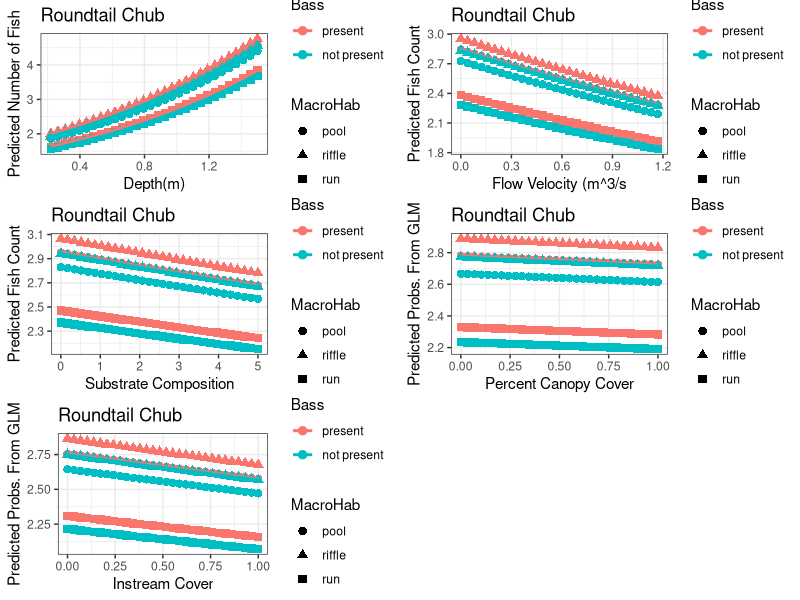

Reproduce this figure in R. (Note: this script raises an error after producing the figure.)
# Christopher Jenney
# Fossil Creek Data Analysis
#2021-05-08

# Logistic Regression with all variables included. 
dir.create("LOGIT_5_9")

data <- read.csv("FishAboveandBelow.csv")
data$Above <- factor(data$Above)
data$Location <-factor(data$Location)
data$Velo <- abs(data$Velo)
data$InstreamCover <- data$InstreamCover/100
library(ggplot2)
library(dplyr)
#Roundtail Chub
#Make a dataset of just RTC
Roundtail.Data.Abund <- data %>% 
  select(Location, Above, Depth, Velo, Substrate,
         PercentCover, InstreamCover, MacroHab, RoundtailChub.Abund) %>% 
  filter(RoundtailChub.Abund > 0)


#Run the GLM with the full model
library(MASS)
RTC_glm.nb <- glm.nb(RoundtailChub.Abund ~ Depth + Velo + Substrate + PercentCover + InstreamCover + MacroHab + Above,
                     data = Roundtail.Data.Abund)
summary(RTC_glm.nb)
confint(RTC_glm.nb)

# Create a GLM Prediction Figure


Cov1_pred_data_1 <- expand.grid(Above=c(0,1),MacroHab=c("pool","riffle", "run"),
                                Depth= seq(min(Roundtail.Data.Abund$Depth),max(Roundtail.Data.Abund$Depth),
                                           length.out=30))

Cov1_pred_data_1$Above<-factor(Cov1_pred_data_1$Above)

Cov1_pred_data_1$Velo <- mean(Roundtail.Data.Abund$Velo)

Cov1_pred_data_1$Substrate <- mean(Roundtail.Data.Abund$Substrate)

Cov1_pred_data_1$PercentCover <- mean(Roundtail.Data.Abund$PercentCover)

Cov1_pred_data_1$InstreamCover <- mean(Roundtail.Data.Abund$InstreamCover)


Preds_Cov1_1 <- predict(RTC_glm.nb, newdata=Cov1_pred_data_1,
                        
                        type='link',se.fit=T) # To get the SE’s on the link scale



Cov1_pred_data_1$Pred <-exp(Preds_Cov1_1$fit)


plt <- ggplot(data = Cov1_pred_data_1, aes(x = Depth, y = Pred, 
                                           color = Above,
                                           shape = MacroHab)) + 
  geom_point(size = 2.5) + 
  scale_fill_manual(values=c("blue", "cyan4")) + 
  geom_smooth(method = "glm", se = F,
              method.args = list(family = "poisson"))



plot_depth <- plt + xlab("Depth(m)") + ylab("Predicted Number of Fish") + scale_color_discrete(name = "Bass", labels = c("present", "not present"))

plot_depth <- plot_depth + theme_bw() + ggtitle("Roundtail Chub")   


## RTC Flow Velocity
#
#
#

RTC_glm.nb <- glm.nb(RoundtailChub.Abund ~ Depth + Velo + Substrate + PercentCover + InstreamCover + MacroHab + Above,
                     data = Roundtail.Data.Abund)

# Create a GLM Prediction Figure

Cov1_pred_data_2 <- expand.grid(Above=c(0,1),MacroHab=c("pool","riffle", "run"),
                                Velo= seq(min(Roundtail.Data.Abund$Velo),max(Roundtail.Data.Abund$Velo),
                                          length.out=30))

Cov1_pred_data_2$Above<-factor(Cov1_pred_data_2$Above)

Cov1_pred_data_2$Depth <- mean(Roundtail.Data.Abund$Depth)

Cov1_pred_data_2$Substrate <- mean(Roundtail.Data.Abund$Substrate)

Cov1_pred_data_2$PercentCover <- mean(Roundtail.Data.Abund$PercentCover)

Cov1_pred_data_2$InstreamCover <- mean(Roundtail.Data.Abund$InstreamCover)


Preds_Cov1_2 <- predict(RTC_glm.nb, newdata=Cov1_pred_data_2,
                        
                        type='link',se.fit=T) # To get the SE’s on the link scale

Cov1_pred_data_2$Pred <-exp(Preds_Cov1_2$fit)


Cov1_pred_data_2$Covariate <- "Velo"


plt_vel <- ggplot(data = Cov1_pred_data_2, aes(x = Velo, y = Pred, 
                                               color = Above,
                                               shape = MacroHab)) + 
  geom_point(size = 2.5) + 
  scale_fill_manual(values=c("blue", "cyan4")) + 
  geom_smooth(method = "glm", se = F,
              method.args = list(family = "poisson"))



plt_velocity <- plt_vel + xlab("Flow Velocity (m^3/s") + ylab("Predicted Fish Count") + scale_color_discrete(name = "Bass", labels = c("present", "not present"))

plt_velocity <-plt_velocity + theme_bw()+ ggtitle("Roundtail Chub") 


#
#
###Substrate
RTC_glm.nb <- glm.nb(RoundtailChub.Abund ~ Depth + Velo + Substrate + PercentCover + InstreamCover + MacroHab + Above,
                     data = Roundtail.Data.Abund)
# Create a GLM Prediction Figure
Cov1_pred_data_3 <- expand.grid(Above=c(0,1),MacroHab=c("pool","riffle", "run"),
                                Substrate= seq(min(Roundtail.Data.Abund$Substrate),max(Roundtail.Data.Abund$Substrate),
                                               length.out=30))


Cov1_pred_data_3$Above<-factor(Cov1_pred_data_3$Above)

Cov1_pred_data_3$Depth <- mean(Roundtail.Data.Abund$Depth)

Cov1_pred_data_3$Velo <- mean(Roundtail.Data.Abund$Velo)

Cov1_pred_data_3$PercentCover <- mean(Roundtail.Data.Abund$PercentCover)

Cov1_pred_data_3$InstreamCover <- mean(Roundtail.Data.Abund$InstreamCover)


Preds_Cov1_3 <- predict(RTC_glm.nb, newdata=Cov1_pred_data_3,
                        
                        type='link',se.fit=T) # To get the SE’s on the link scale

Cov1_pred_data_3$Pred <-exp(Preds_Cov1_3$fit)



plt_sub <- ggplot(data = Cov1_pred_data_3, aes(x = Substrate, y = Pred, 
                                               color = Above,
                                               shape = MacroHab)) + 
  geom_point(size = 2.5) +
  scale_fill_manual(values=c("blue", "cyan4")) + 
  geom_smooth(method = "glm", se = F,
              method.args = list(family = "poisson"))



plt_substrate <- plt_sub + xlab("Substrate Composition") + ylab("Predicted Fish Count") + scale_color_discrete(name = "Bass", labels = c("present", "not present"))

plt_substrate <- plt_substrate + theme_bw()  + ggtitle("Roundtail Chub") 





###
## Percent Overhead Cover
RTC_glm.nb <- glm.nb(RoundtailChub.Abund ~ Depth + Velo + Substrate + PercentCover + InstreamCover + MacroHab + Above,
                     data = Roundtail.Data.Abund)

# Create a GLM Prediction Figure
Cov1_pred_data_4 <- expand.grid(Above=c(0,1),MacroHab=c("pool","riffle", "run"),
                                PercentCover= seq(min(Roundtail.Data.Abund$PercentCover),max(Roundtail.Data.Abund$PercentCover),
                                                  length.out=30))

Cov1_pred_data_4$Above<-factor(Cov1_pred_data_4$Above)


Cov1_pred_data_4$Depth <- mean(Roundtail.Data.Abund$Depth)

Cov1_pred_data_4$Velo <- mean(Roundtail.Data.Abund$Velo)

Cov1_pred_data_4$Substrate <- mean(Roundtail.Data.Abund$Substrate)

Cov1_pred_data_4$InstreamCover <- mean(Roundtail.Data.Abund$InstreamCover)


Preds_Cov1_4 <- predict(RTC_glm.nb, newdata=Cov1_pred_data_4,
                        
                        type='link',se.fit=T) # To get the SE’s on the link scale

Cov1_pred_data_4$Pred <-exp(Preds_Cov1_4$fit)

plt_cv <- ggplot(data = Cov1_pred_data_4, aes(x = PercentCover, y = Pred, 
                                              color = Above,
                                              shape = MacroHab)) + 
  geom_point(size = 2.5) + 
  scale_fill_manual(values=c("blue", "cyan4")) + 
  geom_smooth(method = "glm", se = F,
              method.args = list(family = "poisson"))



plt_cover <- plt_cv + xlab("Percent Canopy Cover") + ylab("Predicted Probs. From GLM") + scale_color_discrete(name = "Bass", labels = c("present", "not present"))

plt_cover <- plt_cover + theme_bw()  + ggtitle("Roundtail Chub") 



###
#Plot Instream Cover
RTC_glm.nb <- glm.nb(RoundtailChub.Abund ~ Depth + Velo + Substrate + PercentCover + InstreamCover + MacroHab + Above,
                     data = Roundtail.Data.Abund)
# Create a GLM Prediction Figure

Cov1_pred_data_5 <- expand.grid(Above=c(0,1),MacroHab=c("pool","riffle", "run"),
                                InstreamCover= seq(min(Roundtail.Data.Abund$InstreamCover),max(Roundtail.Data.Abund$InstreamCover),
                                                   length.out=30))

Cov1_pred_data_5$Above<-factor(Cov1_pred_data_5$Above)

Cov1_pred_data_5$Depth <- mean(Roundtail.Data.Abund$Depth)

Cov1_pred_data_5$Velo <- mean(Roundtail.Data.Abund$Velo)

Cov1_pred_data_5$Substrate <- mean(Roundtail.Data.Abund$Substrate)

Cov1_pred_data_5$PercentCover <- mean(Roundtail.Data.Abund$PercentCover)


Preds_Cov1_5 <- predict(RTC_glm.nb, newdata=Cov1_pred_data_5,
                        
                        type='link',se.fit=T) # To get the SE’s on the link scale

Cov1_pred_data_5$Pred <-exp(Preds_Cov1_5$fit)


plt_is <- ggplot(data = Cov1_pred_data_5, aes(x = InstreamCover,y= Pred, 
                                              color = Above,
                                              shape = MacroHab)) + 
  geom_point(size = 2.5) + 
  scale_fill_manual(values=c("blue", "cyan4")) + 
  geom_smooth(method = "glm", se = F,
              method.args = list(family = "poisson"))



plt_instream <- plt_is + xlab("Instream Cover") + ylab("Predicted Probs. From GLM") + scale_color_discrete(name = "Bass", labels = c("present", "not present"))

plt_instream <- plt_instream + theme_bw()+ ggtitle("Roundtail Chub")



library(ggpubr)
Roundtail_Plots <- ggarrange(plot_depth, plt_velocity, plt_substrate, plt_cover,plt_instream,
                             nrow = 3, ncol = 2)
Roundtail_Plots + ggtitle("Roundtail Chub")

#sink the file into whereever the fuck i put it. 
sink(file = "LOGIT_5_9/RTC_GLM_FULL.txt")
summary(RTC_GLM)
confint(RTC_GLM)
sink()


## DESERT SUCKER ANALYSIS
###YOU MADE IT!
## I THINK IT LOOKS..... OKAY

#Desert Sucker
#Make a dataset of just D.S.
Desert.Data.Abund <- data %>% 
  select(Location, Above, Depth, Velo, Substrate,
         PercentCover, InstreamCover, MacroHab, Desert.Sucker.Abund) %>% 
  filter(Desert.Sucker.Abund > 0)


#Run the GLM with the full model
library(MASS)
DS_glm.nb <- glm.nb(Desert.Sucker.Abund ~ Depth + Velo + Substrate + PercentCover + InstreamCover + MacroHab + Above,
                     data = Desert.Data.Abund)
summary(DS_glm.nb)
confint(DS_glm.nb)

# Create a GLM Prediction Figure


Cov1_pred_data_1 <- expand.grid(Above=c(0,1),MacroHab=c("pool","riffle", "run"),
                                Depth= seq(min(Desert.Data.Abund$Depth),max(Desert.Data.Abund$Depth),
                                           length.out=30))

Cov1_pred_data_1$Above<-factor(Cov1_pred_data_1$Above)

Cov1_pred_data_1$Velo <- mean(Desert.Data.Abund$Velo)

Cov1_pred_data_1$Substrate <- mean(Desert.Data.Abund$Substrate)

Cov1_pred_data_1$PercentCover <- mean(Desert.Data.Abund$PercentCover)

Cov1_pred_data_1$InstreamCover <- mean(Desert.Data.Abund$InstreamCover)


Preds_Cov1_1 <- predict(DS_glm.nb, newdata=Cov1_pred_data_1,
                        
                        type='link',se.fit=T) # To get the SE’s on the link scale



Cov1_pred_data_1$Pred <-exp(Preds_Cov1_1$fit)



plt <- ggplot(data = Cov1_pred_data_1, aes(x = Depth, y = Pred, 
                                           color = Above,
                                           shape = MacroHab)) + 
  geom_point(size = 2.5) + 
  scale_fill_manual(values=c("blue", "cyan4")) + 
  geom_smooth(method = "glm", se = F,
              method.args = list(family = "poisson"))



plot_depth <- plt + xlab("Depth(m)") + ylab("Predicted Fish Count") + scale_color_discrete(name = "Bass", labels = c("present", "not present"))

plot_depth <- plot_depth + theme_bw() + ggtitle("Desert Sucker")  


## Desert Flow Velocity
#
#
#


DS_glm.nb <- glm.nb(Desert.Sucker.Abund ~ Depth + Velo + Substrate + PercentCover + InstreamCover + Above + MacroHab,
                    data = Desert.Data.Abund)
summary(DS_glm.nb)
confint(DS_glm.nb)

# Create a GLM Prediction Figure


Cov1_pred_data_6 <- expand.grid(Above=c(0,1),MacroHab=c("pool","riffle", "run"),
                                Velo= seq(min(Desert.Data.Abund$Velo),max(Desert.Data.Abund$Velo),
                                           length.out=30))

Cov1_pred_data_6$Above<-factor(Cov1_pred_data_6$Above)

Cov1_pred_data_6$Depth <- mean(Desert.Data.Abund$Depth)

Cov1_pred_data_6$Substrate <- mean(Desert.Data.Abund$Substrate)

Cov1_pred_data_6$PercentCover <- mean(Desert.Data.Abund$PercentCover)

Cov1_pred_data_6$InstreamCover <- mean(Desert.Data.Abund$InstreamCover)


Preds_Cov1_6 <- predict(DS_glm.nb, newdata=Cov1_pred_data_6,
                        
                        type='link',se.fit=T) # To get the SE’s on the link scale



Cov1_pred_data_6$Pred <-exp(Preds_Cov1_6$fit)


plt_v <- ggplot(data = Cov1_pred_data_6, aes(x = Velo, y = Pred, 
                                           color = Above,
                                           shape = MacroHab)) + 
  geom_point(size = 2.5) + 
  scale_fill_manual(values=c("blue", "cyan4")) + 
  geom_smooth(method = "glm", se = F,
              method.args = list(family = "poisson"))



plot_velocity <- plt_v + xlab("Velocity (m^3/s)") + ylab("Predicted Fish Count") + scale_color_discrete(name = "Bass", labels = c("present", "not present"))

plot_velocity <- plot_velocity + theme_bw() + ggtitle("Desert Sucker")   


#
#
###Substrate
DS_glm.nb <- glm.nb(Desert.Sucker.Abund ~ Depth + Velo + Substrate + PercentCover + InstreamCover + MacroHab + Above,
                     data = Desert.Data.Abund)
# Create a GLM Prediction Figure
Cov1_pred_data_3 <- expand.grid(Above=c(0,1),MacroHab=c("pool","riffle", "run"),
                                Substrate= seq(min(Desert.Data.Abund$Substrate),max(Desert.Data.Abund$Substrate),
                                               length.out=30))


Cov1_pred_data_3$Above<-factor(Cov1_pred_data_3$Above)

Cov1_pred_data_3$Depth <- mean(Desert.Data.Abund$Depth)

Cov1_pred_data_3$Velo <- mean(Desert.Data.Abund$Velo)

Cov1_pred_data_3$PercentCover <- mean(Desert.Data.Abund$PercentCover)

Cov1_pred_data_3$InstreamCover <- mean(Desert.Data.Abund$InstreamCover)


Preds_Cov1_3 <- predict(DS_glm.nb, newdata=Cov1_pred_data_3,
                        
                        type='link',se.fit=T) # To get the SE’s on the link scale

Cov1_pred_data_3$Pred <-exp(Preds_Cov1_3$fit)


plt_sub <- ggplot(data = Cov1_pred_data_3, aes(x = Substrate, y = Pred, 
                                               color = Above,
                                               shape = MacroHab)) + 
  geom_point(size = 2.5) + 
  scale_fill_manual(values=c("blue", "cyan4")) + 
  geom_smooth(method = "glm", se = F,
              method.args = list(family = "poisson"))



plt_substrate <- plt_sub + xlab("Substrate Composition") + ylab("Predicted Fish Count") + scale_color_discrete(name = "Bass", labels = c("present", "not present"))

plt_substrate <- plt_substrate + theme_bw()  + ggtitle("Desert Sucker") 





###
## Percent Overhead Cover
DS_glm.nb <- glm.nb(Desert.Sucker.Abund ~ Depth + Velo + Substrate + PercentCover + InstreamCover + MacroHab + Above,
                     data = Desert.Data.Abund)

# Create a GLM Prediction Figure
Cov1_pred_data_4 <- expand.grid(Above=c(0,1),MacroHab=c("pool","riffle", "run"),
                                PercentCover= seq(min(Desert.Data.Abund$PercentCover),max(Desert.Data.Abund$PercentCover),
                                                  length.out=30))

Cov1_pred_data_4$Above<-factor(Cov1_pred_data_4$Above)


Cov1_pred_data_4$Depth <- mean(Desert.Data.Abund$Depth)

Cov1_pred_data_4$Velo <- mean(Desert.Data.Abund$Velo)

Cov1_pred_data_4$Substrate <- mean(Desert.Data.Abund$Substrate)

Cov1_pred_data_4$InstreamCover <- mean(Desert.Data.Abund$InstreamCover)


Preds_Cov1_4 <- predict(DS_glm.nb, newdata=Cov1_pred_data_4,
                        
                        type='link',se.fit=T) # To get the SE’s on the link scale

Cov1_pred_data_4$Pred <-exp(Preds_Cov1_4$fit)



plt_cv <- ggplot(data = Cov1_pred_data_4, aes(x = PercentCover, y = Pred, 
                                              color = Above,
                                              shape = MacroHab)) + 
  geom_point(size = 2.5) + 
  scale_fill_manual(values=c("blue", "cyan4")) + 
  geom_smooth(method = "glm", se = F,
              method.args = list(family = "poisson"))



plt_cover <- plt_cv + xlab("Percent Canopy Cover") + ylab("Predicted Probs. From GLM") + scale_color_discrete(name = "Bass", labels = c("present", "not present"))

plt_cover <- plt_cover + theme_bw()  + ggtitle("Desert Sucker") 



###
DS_glm.nb <- glm.nb(Desert.Sucker.Abund ~ Depth + Velo + Substrate + PercentCover + InstreamCover + MacroHab + Above,
                     data = Desert.Data.Abund)
# Create a GLM Prediction Figure

Cov1_pred_data_5 <- expand.grid(Above=c(0,1),MacroHab=c("pool","riffle", "run"),
                                InstreamCover= seq(min(Desert.Data.Abund$InstreamCover),max(Desert.Data.Abund$InstreamCover),
                                                   length.out=30))

Cov1_pred_data_5$Above<-factor(Cov1_pred_data_5$Above)

Cov1_pred_data_5$Depth <- mean(Desert.Data.Abund$Depth)

Cov1_pred_data_5$Velo <- mean(Desert.Data.Abund$Velo)

Cov1_pred_data_5$Substrate <- mean(Desert.Data.Abund$Substrate)

Cov1_pred_data_5$PercentCover <- mean(Desert.Data.Abund$PercentCover)


Preds_Cov1_5 <- predict(DS_glm.nb, newdata=Cov1_pred_data_5,
                        
                        type='link',se.fit=T) # To get the SE’s on the link scale

Cov1_pred_data_5$Pred <-exp(Preds_Cov1_5$fit)


plt_is <- ggplot(data = Cov1_pred_data_5, aes(x = InstreamCover, y = Pred, 
                                              color = Above,
                                              shape = MacroHab)) + 
  geom_point(size = 2.5) + 
  scale_fill_manual(values=c("blue", "cyan4")) + 
  geom_smooth(method = "glm", se = F,
              method.args = list(family = "poisson"))



plt_instream <- plt_is + xlab("Instream Cover") + ylab("Predicted Probs. From GLM") + scale_color_discrete(name = "Bass", labels = c("present", "not present"))

plt_instream <- plt_instream + theme_bw()+ ggtitle("Desert Sucker")



library(ggpubr)
Desert_Plots <- ggarrange(plot_depth, plot_velocity, plt_substrate, plt_cover,plt_instream,
                             nrow = 3, ncol = 2)
Desert_Plots + ggtitle("Desert Sucker")



#sink the file into whereever the fuck i put it. 
sink(file = "LOGIT_5_9/Desert_GLM_FULL.txt")
summary(Desert_GLM)
confint(Desert_GLM)
sink()
#
#
#
#
####
#
# Sonora Sucker----
Sonora.Data.Abund <- data %>% 
  select(Location, Above, Depth, Velo, Substrate,
         PercentCover, InstreamCover, MacroHab, Sonora.Sucker.Abund) %>% 
  filter(Sonora.Sucker.Abund > 0)
#Run the GLM with the full model
library(MASS)
Sonora.glm.nb <- glm.nb(Sonora.Sucker.Abund ~ Depth + Velo + Substrate + PercentCover + InstreamCover + MacroHab + Above
                        , data = Sonora.Data.Abund)
summary(Sonora.glm.nb)
confint(Sonora.glm.nb)


# Create a GLM Prediction Figure


Cov1_pred_data_1 <- expand.grid(Above=c(0,1),MacroHab=c("pool","riffle", "run"),
                                Depth= seq(min(Sonora.Data.Abund$Depth),max(Sonora.Data.Abund$Depth),
                                           length.out=30))

Cov1_pred_data_1$Above<-factor(Cov1_pred_data_1$Above)

Cov1_pred_data_1$Velo <- mean(Sonora.Data.Abund$Velo)

Cov1_pred_data_1$Substrate <- mean(Sonora.Data.Abund$Substrate)

Cov1_pred_data_1$PercentCover <- mean(Sonora.Data.Abund$PercentCover)

Cov1_pred_data_1$InstreamCover <- mean(Sonora.Data.Abund$InstreamCover)


Preds_Cov1_1 <- predict(Sonora.glm.nb, newdata=Cov1_pred_data_1,
                        
                        type='link',se.fit=T) # To get the SE’s on the link scale



Cov1_pred_data_1$Pred <-exp(Preds_Cov1_1$fit)



plt <- ggplot(data = Cov1_pred_data_1, aes(x = Depth, y = Pred, 
                                           color = Above,
                                           shape = MacroHab)) + 
  geom_point(size = 2.5) + 
  scale_fill_manual(values=c("blue", "cyan4")) + 
  geom_smooth(method = "glm", se = F,
              method.args = list(family = "poisson"))



plot_depth <- plt + xlab("Depth(m)") + ylab("Predicted Fish Count") + scale_color_discrete(name = "Bass", labels = c("present", "not present"))

plot_depth <- plot_depth + theme_bw() + ggtitle("Sonora Sucker")  


## Desert Flow Velocity
#
#
#


Sonora.glm.nb <- glm.nb(Sonora.Sucker.Abund ~ Depth + Velo + Substrate + PercentCover + InstreamCover + Above + MacroHab,
                    data = Sonora.Data.Abund)
summary(Sonora.glm.nb)
confint(Sonora.glm.nb)

# Create a GLM Prediction Figure


Cov1_pred_data_6 <- expand.grid(Above=c(0,1),MacroHab=c("pool","riffle", "run"),
                                Velo= seq(min(Sonora.Data.Abund$Velo),max(Sonora.Data.Abund$Velo),
                                          length.out=30))

Cov1_pred_data_6$Above<-factor(Cov1_pred_data_6$Above)

Cov1_pred_data_6$Depth <- mean(Sonora.Data.Abund$Depth)

Cov1_pred_data_6$Substrate <- mean(Sonora.Data.Abund$Substrate)

Cov1_pred_data_6$PercentCover <- mean(Sonora.Data.Abund$PercentCover)

Cov1_pred_data_6$InstreamCover <- mean(Sonora.Data.Abund$InstreamCover)


Preds_Cov1_6 <- predict(Sonora.glm.nb, newdata=Cov1_pred_data_6,
                        
                        type='link',se.fit=T) # To get the SE’s on the link scale



Cov1_pred_data_6$Pred <-exp(Preds_Cov1_6$fit)


plt_v <- ggplot(data = Cov1_pred_data_6, aes(x = Velo, y = Pred, 
                                             color = Above,
                                             shape = MacroHab)) + 
  geom_point(size = 2.5) + 
  scale_fill_manual(values=c("blue", "cyan4")) + 
  geom_smooth(method = "glm", se = F,
              method.args = list(family = "poisson"))



plot_velocity <- plt_v + xlab("Velocity (m^3/s)") + ylab("Predicted Fish Count") + scale_color_discrete(name = "Bass", labels = c("present", "not present"))

plot_velocity <- plot_velocity + theme_bw() + ggtitle("Sonora Sucker")   


#
#
###Substrate
Sonora.glm.nb <- glm.nb(Sonora.Sucker.Abund ~ Depth + Velo + Substrate + PercentCover + InstreamCover + Above + MacroHab,
                        data = Sonora.Data.Abund)
# Create a GLM Prediction Figure
Cov1_pred_data_3 <- expand.grid(Above=c(0,1),MacroHab=c("pool","riffle", "run"),
                                Substrate= seq(min(Sonora.Data.Abund$Substrate),max(Sonora.Data.Abund$Substrate),
                                               length.out=30))


Cov1_pred_data_3$Above<-factor(Cov1_pred_data_3$Above)

Cov1_pred_data_3$Depth <- mean(Sonora.Data.Abund$Depth)

Cov1_pred_data_3$Velo <- mean(Sonora.Data.Abund$Velo)

Cov1_pred_data_3$PercentCover <- mean(Sonora.Data.Abund$PercentCover)

Cov1_pred_data_3$InstreamCover <- mean(Sonora.Data.Abund$InstreamCover)


Preds_Cov1_3 <- predict(Sonora.glm.nb, newdata=Cov1_pred_data_3,
                        
                        type='link',se.fit=T) # To get the SE’s on the link scale

Cov1_pred_data_3$Pred <-exp(Preds_Cov1_3$fit)


plt_sub <- ggplot(data = Cov1_pred_data_3, aes(x = Substrate, y = Pred, 
                                               color = Above,
                                               shape = MacroHab)) + 
  geom_point(size = 2.5) + 
  scale_fill_manual(values=c("blue", "cyan4")) + 
  geom_smooth(method = "glm", se = F,
              method.args = list(family = "poisson"))



plt_substrate <- plt_sub + xlab("Substrate Composition") + ylab("Predicted Fish Count") + scale_color_discrete(name = "Bass", labels = c("present", "not present"))

plt_substrate <- plt_substrate + theme_bw()  + ggtitle("Sonora Sucker") 





###
## Percent Overhead Cover
Sonora.glm.nb <- glm.nb(Sonora.Sucker.Abund ~ Depth + Velo + Substrate + PercentCover + InstreamCover + Above + MacroHab,
                        data = Sonora.Data.Abund)

# Create a GLM Prediction Figure
Cov1_pred_data_4 <- expand.grid(Above=c(0,1),MacroHab=c("pool","riffle", "run"),
                                PercentCover= seq(min(Sonora.Data.Abund$PercentCover),max(Sonora.Data.Abund$PercentCover),
                                                  length.out=30))

Cov1_pred_data_4$Above<-factor(Cov1_pred_data_4$Above)


Cov1_pred_data_4$Depth <- mean(Sonora.Data.Abund$Depth)

Cov1_pred_data_4$Velo <- mean(Sonora.Data.Abund$Velo)

Cov1_pred_data_4$Substrate <- mean(Sonora.Data.Abund$Substrate)

Cov1_pred_data_4$InstreamCover <- mean(Sonora.Data.Abund$InstreamCover)


Preds_Cov1_4 <- predict(Sonora.glm.nb, newdata=Cov1_pred_data_4,
                        
                        type='link',se.fit=T) # To get the SE’s on the link scale

Cov1_pred_data_4$Pred <-exp(Preds_Cov1_4$fit)



plt_cv <- ggplot(data = Cov1_pred_data_4, aes(x = PercentCover, y = Pred, 
                                              color = Above,
                                              shape = MacroHab)) + 
  geom_point(size = 2.5) + 
  scale_fill_manual(values=c("blue", "cyan4")) + 
  geom_smooth(method = "glm", se = F,
              method.args = list(family = "poisson"))



plt_cover <- plt_cv + xlab("Percent Canopy Cover") + ylab("Predicted Probs. From GLM") + scale_color_discrete(name = "Bass", labels = c("present", "not present"))

plt_cover <- plt_cover + theme_bw()  + ggtitle("Sonora Sucker") 



###
Sonora.glm.nb <- glm.nb(Sonora.Sucker.Abund ~ Depth + Velo + Substrate + PercentCover + InstreamCover + Above + MacroHab,
                        data = Sonora.Data.Abund)
# Create a GLM Prediction Figure

Cov1_pred_data_5 <- expand.grid(Above=c(0,1),MacroHab=c("pool","riffle", "run"),
                                InstreamCover= seq(min(Sonora.Data.Abund$InstreamCover),max(Sonora.Data.Abund$InstreamCover),
                                                   length.out=30))

Cov1_pred_data_5$Above<-factor(Cov1_pred_data_5$Above)

Cov1_pred_data_5$Depth <- mean(Sonora.Data.Abund$Depth)

Cov1_pred_data_5$Velo <- mean(Sonora.Data.Abund$Velo)

Cov1_pred_data_5$Substrate <- mean(Sonora.Data.Abund$Substrate)

Cov1_pred_data_5$PercentCover <- mean(Sonora.Data.Abund$PercentCover)


Preds_Cov1_5 <- predict(Sonora.glm.nb, newdata=Cov1_pred_data_5,
                        
                        type='link',se.fit=T) # To get the SE’s on the link scale

Cov1_pred_data_5$Pred <-exp(Preds_Cov1_5$fit)


plt_is <- ggplot(data = Cov1_pred_data_5, aes(x = InstreamCover, y = Pred, 
                                              color = Above,
                                              shape = MacroHab)) + 
  geom_point(size = 2.5) + 
  scale_fill_manual(values=c("blue", "cyan4")) + 
  geom_smooth(method = "glm", se = F,
              method.args = list(family = "poisson"))



plt_instream <- plt_is + xlab("Instream Cover") + ylab("Predicted Fish Counts") + scale_color_discrete(name = "Bass", labels = c("present", "not present"))

plt_instream <- plt_instream + theme_bw()+ ggtitle("Sonora Sucker")



library(ggpubr)
Sonora_Plots <- ggarrange(plot_depth, plot_velocity, plt_substrate, plt_cover,plt_instream,
                          nrow = 3, ncol = 2)
Sonora_Plots




#sink the file into whereever the fuck i put it. 
sink(file = "LOGIT_5_9/Sonora.data_GLM_FULL.txt")
summary(Sonora.data_GLM)
confint(Sonora.data_GLM)
sink()



###
###
### Bass ----
#Black Bass
Bass.Data.Abund <- data %>% 
  select(Location,Depth, Velo, Substrate,
         PercentCover, InstreamCover, MacroHab, Bass.Abund) %>% 
  filter(Bass.Abund > 0)

#Run the GLM with the full model
library(MASS)
Bass_glm.nb <- glm.nb(Bass.Abund ~ Depth + Velo + Substrate + PercentCover + InstreamCover + MacroHab , 
                      data = Bass.Data.Abund)
summary(Bass_glm.nb)
confint(Bass_glm.nb)

# Create a GLM Prediction Figure

## Sonora Sucker Depth

Cov1_pred_data_1 <- expand.grid(MacroHab=c("pool","riffle", "run"),
                                Depth= seq(min(Bass.Data.Abund$Depth),max(Bass.Data.Abund$Depth),
                                           length.out=30))


Cov1_pred_data_1$Velo <- mean(Bass.Data.Abund$Velo)

Cov1_pred_data_1$Substrate <- mean(Bass.Data.Abund$Substrate)

Cov1_pred_data_1$PercentCover <- mean(Bass.Data.Abund$PercentCover)

Cov1_pred_data_1$InstreamCover <- mean(Bass.Data.Abund$InstreamCover)


Preds_Cov1_1 <- predict(Bass_glm.nb, newdata=Cov1_pred_data_1,
                        
                        type='link',se.fit=T) # To get the SE’s on the link scale


Cov1_pred_data_1$Pred <-exp(Preds_Cov1_1$fit)


plt <- ggplot(data = Cov1_pred_data_1, aes(x = Depth, y = Pred,
                                           shape = MacroHab)) + 
  geom_point(size = 2.5) + 
  scale_fill_manual(values=c("blue", "cyan4")) + 
  geom_smooth(method = "glm", se = F,
              method.args = list(family = "poisson"))



plot_depth <- plt + xlab("Depth(m)") + ylab("Predicted Probs. From GLM") + scale_color_discrete(name = "Bass", labels = c("present", "not present"))

plot_depth <-  plot_depth + theme_bw() + ggtitle("Black Bass")



### Black Bass Velocity



Bass_glm.nb <- glm.nb(Bass.Abund ~ Depth + Velo + Substrate + PercentCover + InstreamCover + MacroHab , 
                      data = Bass.Data.Abund)
summary(Bass_glm.nb)
confint(Bass_glm.nb)
# Create a GLM Prediction Figure

Cov1_pred_data_2 <- expand.grid(MacroHab=c("pool","riffle", "run"),
                                Velo= seq(min(Bass.Data.Abund$Velo),max(Bass.Data.Abund$Velo),
                                          length.out=30))


Cov1_pred_data_2$Depth <- mean(Bass.Data.Abund$Depth)

Cov1_pred_data_2$Substrate <- mean(Bass.Data.Abund$Substrate)

Cov1_pred_data_2$PercentCover <- mean(Bass.Data.Abund$PercentCover)

Cov1_pred_data_2$InstreamCover <- mean(Bass.Data.Abund$InstreamCover)


Preds_Cov1_2 <- predict(Bass_glm.nb, newdata=Cov1_pred_data_2,
                        
                        type='link',se.fit=T) # To get the SE’s on the link scale

Cov1_pred_data_2$Pred <-exp(Preds_Cov1_2$fit)


plt_vel <- ggplot(data = Cov1_pred_data_2, aes(x = Velo, y = Pred,
                                               shape = MacroHab)) + 
  geom_point(size = 2.5) + 
  scale_fill_manual(values=c("blue", "cyan4")) + 
  geom_smooth(method = "glm", se = F,
              method.args = list(family = "poisson"))



plt_velocity <- plt_vel + xlab("Flow Velocity (m^3/s") + ylab("Predicted Probs. From GLM") + scale_color_discrete(name = "Bass", labels = c("present", "not present"))

plt_velocity <- plt_velocity + theme_bw() + ggtitle("Black Bass")
plt_velocity

# Black Bass
# SUbstrate
###Substrate
Bass_glm.nb <- glm.nb(Bass.Abund ~ Depth + Velo + Substrate + PercentCover + InstreamCover + MacroHab , 
                      data = Bass.Data.Abund)
summary(Bass_glm.nb)
confint(Bass_glm.nb)
# Create a GLM Prediction Figure

Cov1_pred_data_3 <- expand.grid(MacroHab=c("pool","riffle", "run"),
                                Substrate= seq(min(Bass.Data.Abund$Substrate),max(Bass.Data.Abund$Substrate),
                                          length.out=30))


Cov1_pred_data_3$Depth <- mean(Bass.Data.Abund$Depth)

Cov1_pred_data_3$Velo <- mean(Bass.Data.Abund$Velo)

Cov1_pred_data_3$PercentCover <- mean(Bass.Data.Abund$PercentCover)

Cov1_pred_data_3$InstreamCover <- mean(Bass.Data.Abund$InstreamCover)


Preds_Cov1_3 <- predict(Bass_glm.nb, newdata=Cov1_pred_data_3,
                        
                        type='link',se.fit=T) # To get the SE’s on the link scale

Cov1_pred_data_3$Pred <-exp(Preds_Cov1_3$fit)


plt_sub <- ggplot(data = Cov1_pred_data_3, aes(x = Substrate, y = Pred,
                                               shape = MacroHab)) + 
  geom_point(size = 2.5) + 
  scale_fill_manual(values=c("blue", "cyan4")) + 
  geom_smooth(method = "glm", se = F,
              method.args = list(family = "poisson"))



plt_substrate <- plt_sub + xlab("Substrate") + ylab("Predicted Fish Count") + scale_color_discrete(name = "Bass", labels = c("present", "not present"))

plt_substrate <- plt_substrate + theme_bw() + ggtitle("Black Bass")
plt_substrate
##
#
##
##
###
## Percent Overhead Cover
Bass_glm.nb <- glm.nb(Bass.Abund ~ Depth + Velo + Substrate + PercentCover + InstreamCover + MacroHab , 
                      data = Bass.Data.Abund)
summary(Bass_glm.nb)
confint(Bass_glm.nb)

# Create a GLM Prediction Figure
Cov1_pred_data_4 <- expand.grid(MacroHab=c("pool","riffle", "run"),
                                PercentCover= seq(min(Bass.Data.Abund$PercentCover),max(Bass.Data.Abund$PercentCover),
                                                  length.out=30))


Cov1_pred_data_4$Depth <- mean(Bass.Data.Abund$Depth)

Cov1_pred_data_4$Velo <- mean(Bass.Data.Abund$Velo)

Cov1_pred_data_4$Substrate <- mean(Bass.Data.Abund$Substrate)

Cov1_pred_data_4$InstreamCover <- mean(Bass.Data.Abund$InstreamCover)


Preds_Cov1_4 <- predict(Bass_glm.nb, newdata=Cov1_pred_data_4,
                        
                        type='link',se.fit=T) # To get the SE’s on the link scale

Cov1_pred_data_4$Pred <-exp(Preds_Cov1_4$fit)





plt_cv <- ggplot(data = Cov1_pred_data_4, aes(x = PercentCover, y = Pred,
                                              shape = MacroHab)) + 
  geom_point(size = 2.5) + 
  scale_fill_manual(values=c("blue", "cyan4")) + 
  geom_smooth(method = "glm", se = F,
              method.args = list(family = "poisson"))



plt_cover <- plt_cv + xlab("Percent Canopy Cover") + ylab("Predicted Fish Count") + scale_color_discrete(name = "Bass", labels = c("present", "not present"))

plt_cover <- plt_cover + theme_bw() + ggtitle ("Black Bass") 

plt_cover



###
#Plot Instream Cover
Bass_glm.nb <- glm.nb(Bass.Abund ~ Depth + Velo + Substrate + PercentCover + InstreamCover + MacroHab , 
                      data = Bass.Data.Abund)

# Create a GLM Prediction Figure

Cov1_pred_data_5 <- expand.grid(MacroHab=c("pool","riffle", "run"),
                                InstreamCover= seq(min(Bass.Data.Abund$InstreamCover),max(Bass.Data.Abund$InstreamCover),
                                                   length.out=30))

Cov1_pred_data_5$Depth <- mean(Bass.Data.Abund$Depth)

Cov1_pred_data_5$Velo <- mean(Bass.Data.Abund$Velo)

Cov1_pred_data_5$Substrate <- mean(Bass.Data.Abund$Substrate)

Cov1_pred_data_5$PercentCover <- mean(Bass.Data.Abund$PercentCover)


Preds_Cov1_5 <- predict(Bass_glm.nb, newdata=Cov1_pred_data_5,
                        
                        type='link',se.fit=T) # To get the SE’s on the link scale

Cov1_pred_data_5$Pred <-exp(Preds_Cov1_5$fit)



plt_is <- ggplot(data = Cov1_pred_data_5, aes(x = InstreamCover, y = Pred,
                                              shape = MacroHab)) + 
  geom_point(size = 2.5) + 
  scale_fill_manual(values=c("blue", "cyan4")) + 
  geom_smooth(method = "glm", se = F,
              method.args = list(family = "poisson"))



plt_instream <- plt_is + xlab("Instream Cover") + ylab("Predicted Fish Counts") + scale_color_discrete(name = "Bass", labels = c("present", "not present"))

plt_instream <-plt_instream + theme_bw() + ggtitle("Black Bass") 



library(ggpubr)
Bass_Plots <- ggarrange(plot_depth, plt_velocity, plt_substrate, plt_cover,plt_instream,
                        nrow = 3, ncol = 2)
Bass_Plots


#sink the file into whereever the fuck i put it. 
sink(file = "LOGIT_5_9/Bass_GLM_FULL.txt")
summary(Bass_GLM)
confint(Bass_GLM)
sink()

#Speckled Dace
Speckled <- data %>% 
  filter(SpeckedDace == 1) %>% 
  filter(Above == 1) %>% 
  select(Location, Depth, Velo, Substrate, PercentCover, InstreamCover, MacroHab, SpeckedDace)
#make an available dataset
available<-data %>% 
  filter(Species == "Available") %>% 
  filter(Above == 1) %>% 
  select(Location, Depth, Velo, Substrate, PercentCover, InstreamCover, MacroHab, SpeckedDace)
available<-na.omit(available)

#combine the two datasets
Speckled.data <- rbind(Speckled, available)

#Run the GLM with the full model
Specked_GLM <- glm(SpeckedDace ~ Depth + Velo + Substrate + PercentCover + InstreamCover + MacroHab 
                   , family = "binomial", data = Speckled.data)
summary(Specked_GLM)
confint(Specked_GLM)

#sink the file into whereever the fuck i put it. 
sink(file = "LOGIT_5_9/Speckled_GLM_FULL.txt")
summary(Specked_GLM)
confint(Specked_GLM)
sink()
